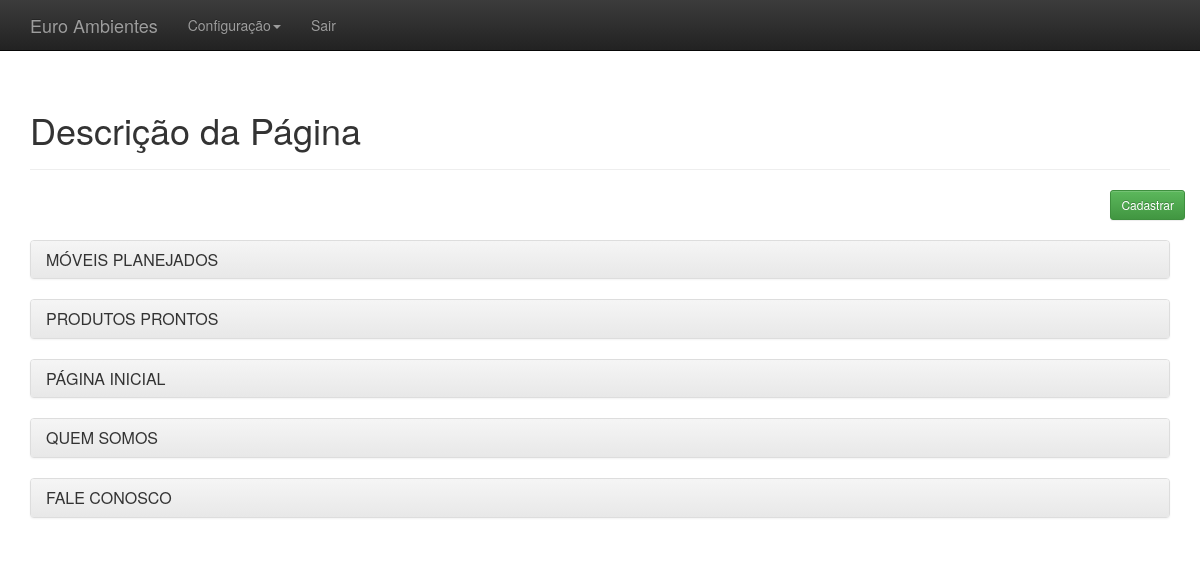
The page /adm/administrativo.php?link=6 (signed in) on the database its author committed.
### tables this page shows
CREATE TABLE `rotulo` (
  `id` int(11) NOT NULL,
  `descricao` varchar(520) NOT NULL,
  `created` datetime NOT NULL,
  `modifield` datetime DEFAULT NULL
);

### adm/listar_desc_pg.php (the view, shortened to what this page needs)
<?php
  $resultado = mysqli_query ( $conectar, "SELECT * FROM rotulo" );
?>
<div class="container theme-showcase" role="main">
  <div class="page-header">
    <h1>Descrição da Página</h1>
  </div>
  <div class="row">
    <div class="pull-right">
      <a href="administrativo.php?link=13">
        <button type='button' class='btn btn-sm btn-success'>Cadastrar</button>
      </a>
    </div>
  </div>
  <div class="row">
<br>
    <div class="col-md-12">
      <?php while ( $linhas_not = mysqli_fetch_array ( $resultado ) ) { ?>
        <div class="panel-group">
          <div class="panel panel-default">
            <div class="panel-heading">
              <h4 class="panel-title">
                <a data-toggle="collapse" href="#<?php echo $linhas_not['id']?>"><?php echo $linhas_not['descricao']?></a>
              </h4>
            </div>
          </div>
        </div>
        <?php }?>
    </div>
  </div>

### adm/css/theme.css (style rules this page uses)
body { padding-top: 70px; padding-bottom: 30px; }

### rows shown on the page
rotulo: descricao "MÓVEIS PLANEJADOS"
rotulo: descricao "PRODUTOS PRONTOS"
rotulo: descricao "PÁGINA INICIAL"
rotulo: descricao "QUEM SOMOS"
rotulo: descricao "FALE CONOSCO"
